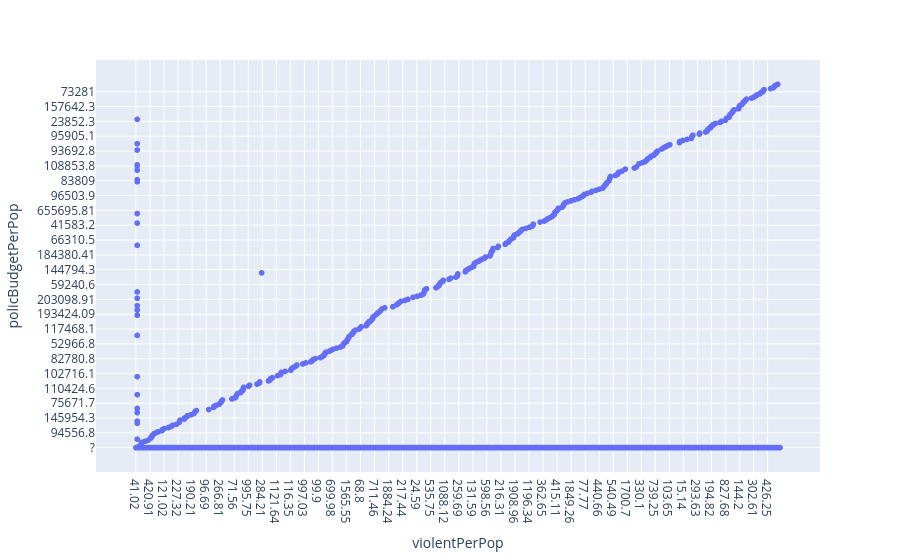

This figure's notebook cell:
### Code cell
import plotly.express as px

scatter = px.scatter(data, 
               x = "violentPerPop",
               y = "policBudgetPerPop")
scatter

### Figure 1 — Plotly figure (JSON) as saved in the notebook; plotly's stock layout.template omitted (floating-point values rounded to 4 significant figures; data arrays with more than 128 entries replaced by an {"elided": "..."} marker saying what was removed)
{"data": [{"hovertemplate": "violentPerPop=%{x}<br>policBudgetPerPop=%{y}<extra></extra>", "legendgroup": "", "marker": {"color": "#636efa", "symbol": "circle"}, "mode": "markers", "name": "", "showlegend": false, "type": "scattergl", "x": {"elided": "2215 str values"}, "xaxis": "x", "y": {"elided": "2215 str values"}, "yaxis": "y"}], "layout": {"legend": {"tracegroupgap": 0}, "margin": {"t": 60}, "xaxis": {"anchor": "y", "domain": [0, 1], "title": {"text": "violentPerPop"}}, "yaxis": {"anchor": "x", "domain": [0, 1], "title": {"text": "policBudgetPerPop"}}}}
